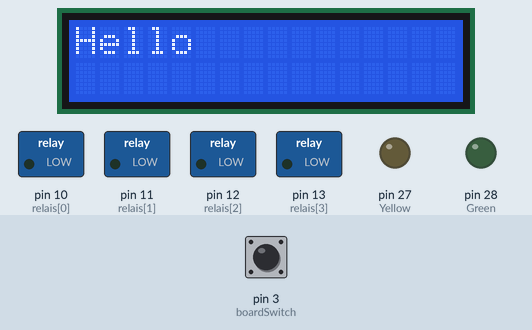
This program was run on a simulated MicroPython board. On the bench: 16×2 character LCD, switched loads named in the program (green lamp = pin HIGH), output pins drawn as LEDs (lit = HIGH). The test bench sets the inputs (shaded band); at power-on: pin 3 (boardSwitch) HIGH. What the program prints to the serial console is not drawn.

Above: at 1.1 s.
At 4.2 s:
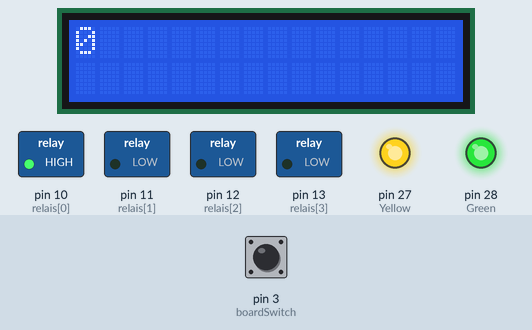
4.3 s: pin 3 (boardSwitch) pulled LOW for 0.15 s
At 5.8 s:
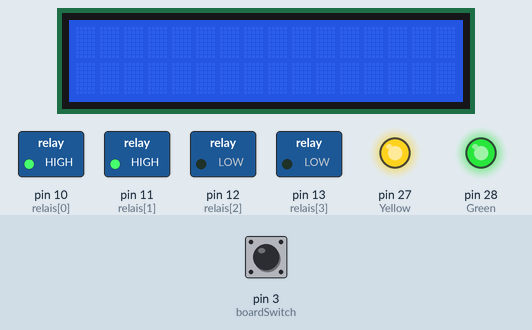
Timing chart, 0 to 16.4 s (numbered marks = the images above; inputs shaded):
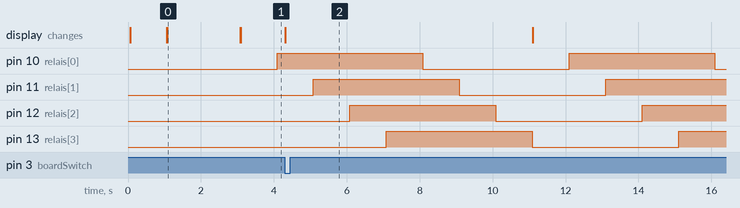

Measured:
- what the display in image 0 shows lasts 2.0 s, from 1.1 s to 3.1 s

The program:

Tobias_HomeControler_Original.py
```python
from HomeController import HomeController
import time


def main_thread():
    homeController = HomeController()
    time.sleep(1)

    homeController.write_lcd("Hello")

    time.sleep(1)
    homeController.set_status_led("Green",1)
    time.sleep(1)
    homeController.set_status_led("Yellow",1)


    idx = 0
    while True:
        homeController.write_lcd(str(idx))
        for i in range(4):
            time.sleep(1)
            homeController.set_relais(i,1)

        for i in range(4):
            time.sleep(1)
            homeController.set_relais(i,0)

        idx += 1


main_thread()
```

HomeController.py
```python
# ------------------------------------------------------------------
# Name  : HomeControler.py
#
# Description: Class und Lib-Fct for Home Controller V1.0
# Source: https://raw.githubusercontent.com/walter-rothlin/Source-Code/master/Python_Micro_For_RPi_Pico/HomeControler.py
#
# Autor: Tobias Rothlin
#
# History:
# 28-Dec-2024   Tobias Rothlin      Initial Version
# 29-Dec-2024   Walter Rothlin      modified set_relais(), get_relais(), write_lcd()
# ------------------------------------------------------------------
from machine import Pin
import machine
from gpio_lcd import GpioLcd

def capitalize(text):
    return text[0].upper() + text[1:].lower() if text else text

class HomeController:
    def __init__(self):
        self.log_idx = 0

        # Init Relais Pins
        self.relais = [Pin(10, Pin.OUT), Pin(11, Pin.OUT), Pin(12, Pin.OUT), Pin(13, Pin.OUT)]

        # Init Status LED Pins
        self.statusLED ={"Green": Pin(28,Pin.OUT), "Yellow": Pin(27,Pin.OUT)}

        # Init Board Switch
        self.boardSwitch = Pin(3, Pin.IN)

        self.boardSwitch.irq(trigger=Pin.IRQ_FALLING, handler=self.board_switch_handler)

        # Init LCD Display
        self.lcd = GpioLcd(rs_pin=Pin(15,Pin.OUT),
                          enable_pin=Pin(14,Pin.OUT),
                          d4_pin=Pin(20,Pin.OUT),
                          d5_pin=Pin(21,Pin.OUT),
                          d6_pin=Pin(22,Pin.OUT),
                          d7_pin=Pin(26,Pin.OUT),
                          num_lines=2, num_columns=16)
        self.lcd.clear()

        # Tun off all Outputs
        for relai in self.relais:
            relai.value(0)


        for led in self.statusLED:
            self.statusLED[led].value(0)

        self.lcd.putstr("Startup Done.")

    #-------------------
    # Relais
    #-------------------
    def toggle_relais_old(self, relai):
        # print(f'toggle_relais({relai})')
        relai = round(float(relai))
        if relai >= 0 and relai < 4:
            if self.get_relais(relai) == 1:
                self.set_relais(relai, 0)
            else:
                self.set_relais(relai, 1)
            return True
        else:
            return False

    def toggle_relais(self, relai):
        # print(f'toggle_relais({relai})')
        relai = round(float(relai))
        if relai >= 0 and relai < 4:
            self.relais[relai].toggle()

    def set_relais(self, relai, value):
        # print(f'set_relais({relai}, {value})')
        relai = round(float(relai))
        value = round(float(value))
        if relai >= 0 and relai < 4 and value >= 0 and value <= 1:
            self.relais[relai].value(value)
            return True
        else:
            return False

    def get_relais(self, relai):
        # print(f'get_relais({relai})')
        relai = round(float(relai))
        if relai >= 0 and relai < 4:
            return self.relais[relai].value()
        else:
            return None

    #-------------------
    # LED
    #-------------------
    def toggle_status_led_old(self, led):
        # print(f'toggle_status_led({led})')
        led = capitalize(led)
        if led in self.statusLED:
            if self.get_status_led(led) == 1:
                self.set_status_led(led, 0)
            else:
                self.set_status_led(led, 1)
            return True
        else:
            return False

    def toggle_status_led(self, led):
        # print(f'toggle_status_led({led})')
        led = capitalize(led)
        if led in self.statusLED:
            self.statusLED[led].toggle()

    def set_status_led(self, led, value):
        value = round(float(value))
        led = capitalize(led)
        if led in self.statusLED and value >= 0 and value <= 1:
            self.statusLED[led].value(value)
            return True
        else:
            return False

    def get_status_led(self, led):
        led = capitalize(led)
        if led in self.statusLED:
            return self.statusLED[led].value()
        else:
            return None

    #-------------------
    # LED
    #-------------------
    def write_lcd(self, text, do_clear=True):
        if do_clear:
            self.lcd.clear()
        self.lcd.putstr(text)

    def clear_lcd(self):
        self.lcd.clear()

    #-------------------
    # Board-Switch
    #-------------------
    def get_board_switch(self):
        return self.boardSwitch.value()

    def board_switch_handler(self, pin):
        self.clear_lcd()
        print("Board Switch Pressed")
```
